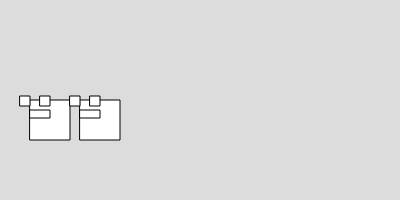
Frame 1 (no input)
Frame 60 (no input): identical to frame 1, image omitted
Frame 120 (the mouse pressed at the canvas centre since frame 60): identical to frame 1, image omitted

The p5.js sketch that drew this single still picture (run headless with seeded random() and noise() and a simulated clock; from frame 60 on, the mouse is pressed at the canvas centre):

// p5.js sketch
// ── sketch.js
function setup() {
  createCanvas(400, 200);
  create_ui();
}

function draw() {
  background(220);
  draw_head(10, 80);
  draw_head(60, 80);
  update_ui();
}

function draw_head(xpos, ypos) {
  // translate(x, y)
  translate(xpos,ypos)
  // rect(x, y, w, h)
  rect(20, 20, 40);     
  rect(10, 16, 10);     
  rect(30, 16, 10);     
  rect(20, 30, 20, 8);  
  translate(-xpos,-ypos)
}

function create_ui() {
  createSpan().id('mox');
  createSpan().id('moy');
  createSpan().id('cco');
}

function update_ui() {
  select('#mox').html('[mouseX='+mouseX+'] ')
  select('#moy').html('[mouseY='+mouseY+'] ')
  select('#cco').html('[RGBA='+get(mouseX,mouseY)+'] ')
}

// https://editor.p5js.org/jht1493/sketches/Tiu0zz1NE
// function draw_head rects
